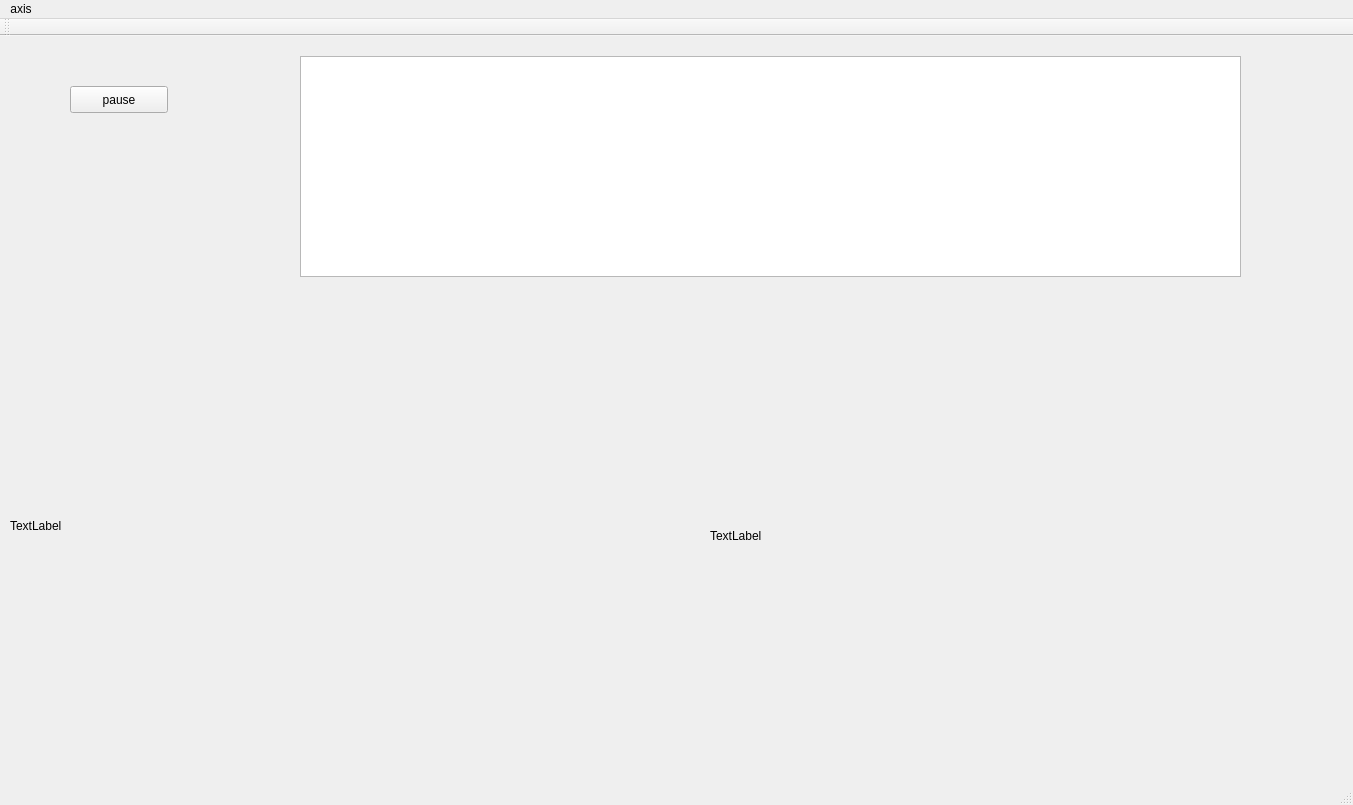
<?xml version="1.0" encoding="UTF-8"?>
<ui version="4.0">
 <class>MainWindow</class>
 <widget class="QMainWindow" name="MainWindow">
  <property name="geometry">
   <rect>
    <x>0</x>
    <y>0</y>
    <width>1353</width>
    <height>805</height>
   </rect>
  </property>
  <property name="windowTitle">
   <string>MainWindow</string>
  </property>
  <widget class="QWidget" name="centralWidget">
   <widget class="QPushButton" name="btnPauseOrResume">
    <property name="geometry">
     <rect>
      <x>70</x>
      <y>50</y>
      <width>98</width>
      <height>27</height>
     </rect>
    </property>
    <property name="text">
     <string>pause</string>
    </property>
   </widget>
   <widget class="QLabel" name="lblOriginal">
    <property name="geometry">
     <rect>
      <x>10</x>
      <y>250</y>
      <width>640</width>
      <height>480</height>
     </rect>
    </property>
    <property name="autoFillBackground">
     <bool>true</bool>
    </property>
    <property name="text">
     <string>TextLabel</string>
    </property>
   </widget>
   <widget class="QLabel" name="lblProcessed">
    <property name="geometry">
     <rect>
      <x>710</x>
      <y>260</y>
      <width>640</width>
      <height>480</height>
     </rect>
    </property>
    <property name="autoFillBackground">
     <bool>true</bool>
    </property>
    <property name="text">
     <string>TextLabel</string>
    </property>
   </widget>
   <widget class="QPlainTextEdit" name="txtXYRadius">
    <property name="geometry">
     <rect>
      <x>300</x>
      <y>20</y>
      <width>941</width>
      <height>221</height>
     </rect>
    </property>
    <property name="readOnly">
     <bool>true</bool>
    </property>
   </widget>
  </widget>
  <widget class="QMenuBar" name="menuBar">
   <property name="geometry">
    <rect>
     <x>0</x>
     <y>0</y>
     <width>1353</width>
     <height>25</height>
    </rect>
   </property>
   <widget class="QMenu" name="menuAxis">
    <property name="title">
     <string>axis</string>
    </property>
   </widget>
   <addaction name="menuAxis"/>
  </widget>
  <widget class="QToolBar" name="mainToolBar">
   <attribute name="toolBarArea">
    <enum>TopToolBarArea</enum>
   </attribute>
   <attribute name="toolBarBreak">
    <bool>false</bool>
   </attribute>
  </widget>
  <widget class="QStatusBar" name="statusBar"/>
 </widget>
 <layoutdefault spacing="6" margin="11"/>
 <resources/>
 <connections/>
</ui>
